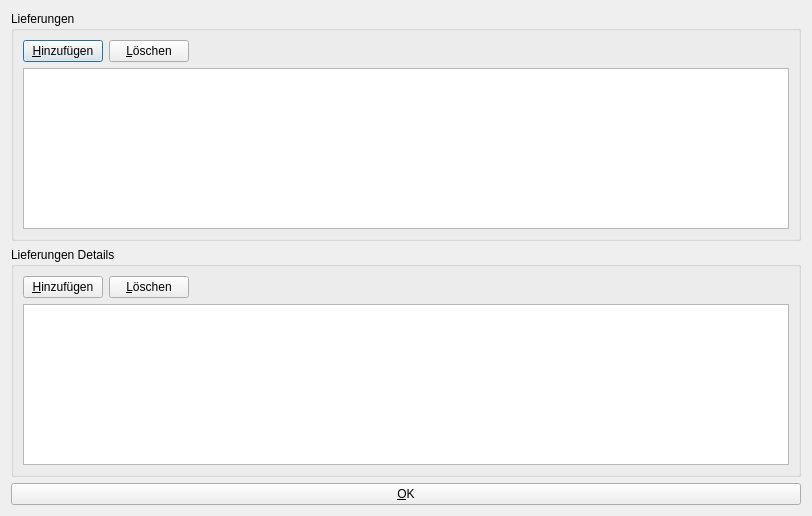
<?xml version="1.0" encoding="UTF-8"?>
<ui version="4.0">
 <class>LieferungenDialog</class>
 <widget class="QDialog" name="LieferungenDialog">
  <property name="geometry">
   <rect>
    <x>0</x>
    <y>0</y>
    <width>812</width>
    <height>516</height>
   </rect>
  </property>
  <property name="windowTitle">
   <string>Lieferungen</string>
  </property>
  <layout class="QVBoxLayout" name="verticalLayout_2">
   <item>
    <widget class="QGroupBox" name="groupBox">
     <property name="title">
      <string>Lieferungen</string>
     </property>
     <layout class="QVBoxLayout" name="verticalLayout_3">
      <item>
       <layout class="QHBoxLayout" name="horizontalLayout">
        <item>
         <widget class="QPushButton" name="pushButton_newLieferung">
          <property name="text">
           <string>&amp;Hinzufügen</string>
          </property>
         </widget>
        </item>
        <item>
         <widget class="QPushButton" name="pushButton_deleteLieferung">
          <property name="text">
           <string>&amp;Löschen</string>
          </property>
         </widget>
        </item>
        <item>
         <spacer name="horizontalSpacer_2">
          <property name="orientation">
           <enum>Qt::Horizontal</enum>
          </property>
          <property name="sizeHint" stdset="0">
           <size>
            <width>40</width>
            <height>20</height>
           </size>
          </property>
         </spacer>
        </item>
       </layout>
      </item>
      <item>
       <widget class="QTableView" name="tableView_lieferungen"/>
      </item>
     </layout>
    </widget>
   </item>
   <item>
    <widget class="QGroupBox" name="groupBox_2">
     <property name="title">
      <string>Lieferungen Details</string>
     </property>
     <layout class="QVBoxLayout" name="verticalLayout">
      <item>
       <layout class="QHBoxLayout" name="horizontalLayout_2">
        <item>
         <widget class="QPushButton" name="pushButton_newDetail">
          <property name="text">
           <string>&amp;Hinzufügen</string>
          </property>
         </widget>
        </item>
        <item>
         <widget class="QPushButton" name="pushButton_deleteDetail">
          <property name="text">
           <string>&amp;Löschen</string>
          </property>
         </widget>
        </item>
        <item>
         <spacer name="horizontalSpacer">
          <property name="orientation">
           <enum>Qt::Horizontal</enum>
          </property>
          <property name="sizeHint" stdset="0">
           <size>
            <width>40</width>
            <height>20</height>
           </size>
          </property>
         </spacer>
        </item>
       </layout>
      </item>
      <item>
       <widget class="QTableView" name="tableView_lieferungenDetails"/>
      </item>
     </layout>
    </widget>
   </item>
   <item>
    <widget class="QPushButton" name="pushButton_OK">
     <property name="text">
      <string>&amp;OK</string>
     </property>
    </widget>
   </item>
  </layout>
 </widget>
 <resources/>
 <connections/>
</ui>
